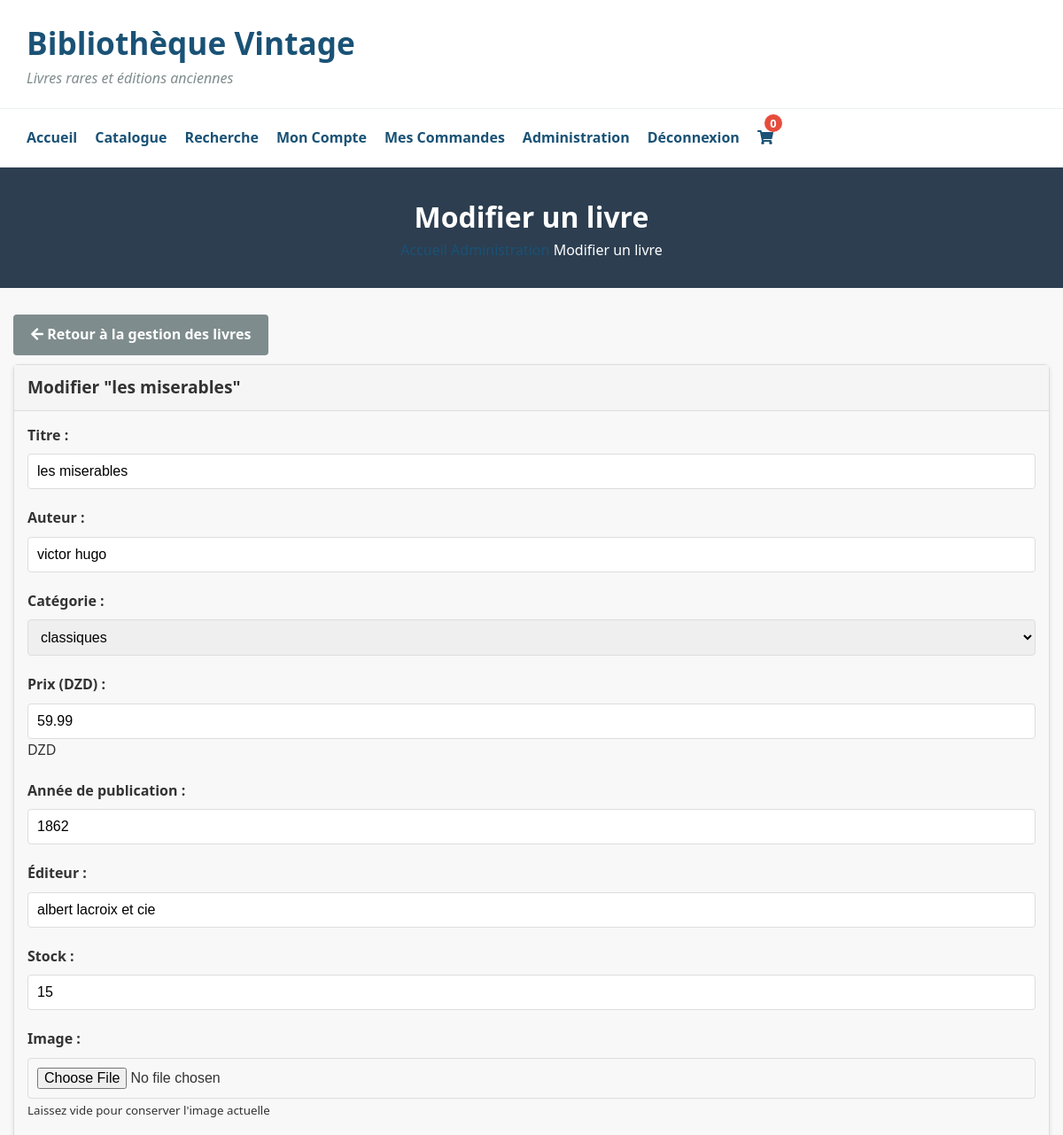
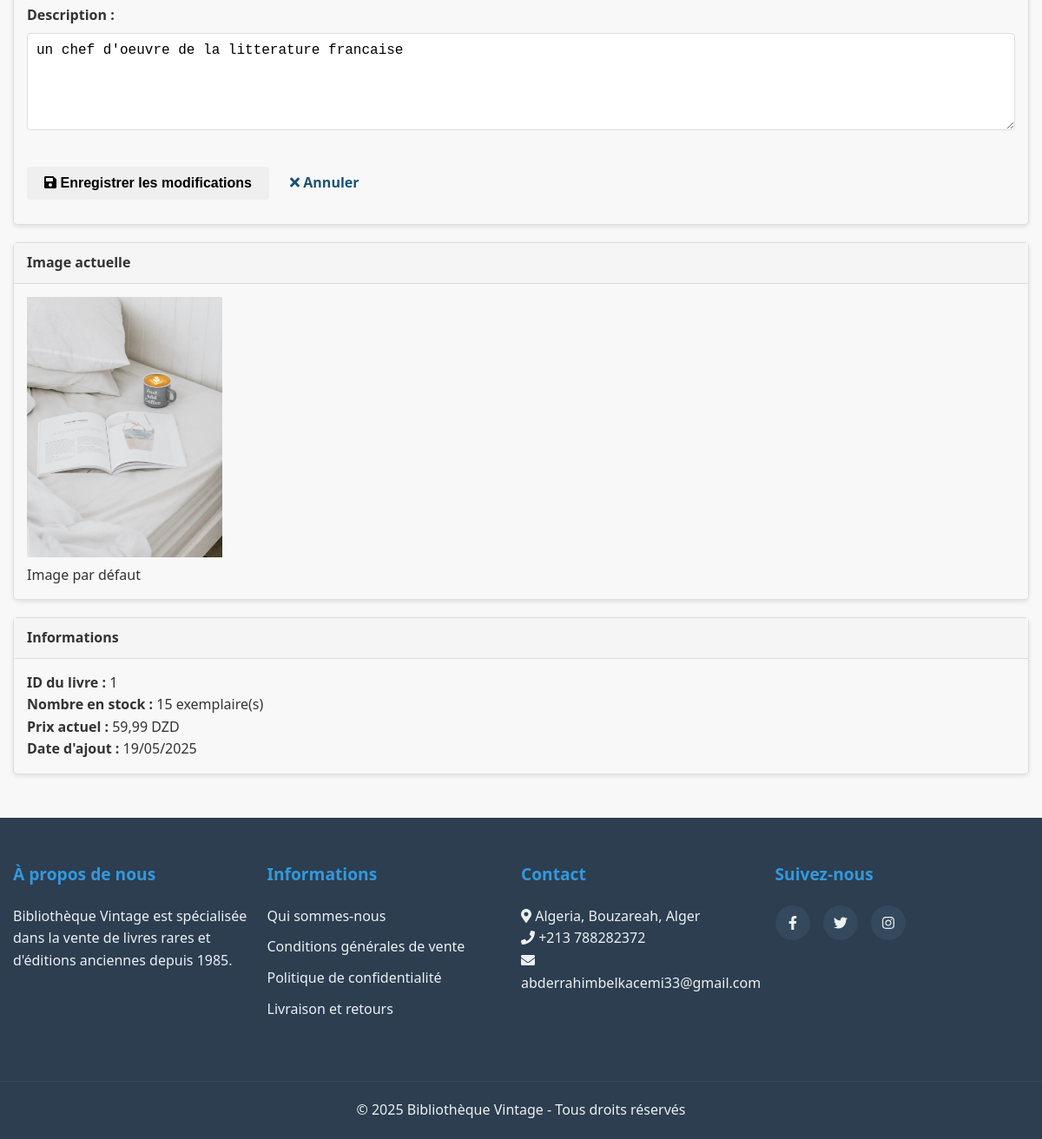
Screenshot of /modifier_livre.php?id=1 (signed in) with the database file from the repository (2 pictures, top to bottom).
### tables this page shows
create table livres (
    id_livre int auto_increment primary key,
    titre varchar(200) not null,
    auteur varchar(100) not null,
    id_categorie int,
    description text,
    prix decimal(10, 2) not null,
    annee_publication int,
    editeur varchar(100),
    stock int not null default 0,
    image varchar(255),
    date_ajout datetime default current_timestamp,
    foreign key (id_categorie) references categories(id_categorie)
);

create table categories (
    id_categorie int auto_increment primary key,
    nom varchar(100) not null,
    description text
);

### functions.php (called while the page is built, shortened)
<?php
function getLivreParId($id_livre)
{
    $conn = connectDB();
    $query = "SELECT l.*, c.nom as categorie_nom FROM Livres l
              LEFT JOIN Categories c ON l.id_categorie = c.id_categorie
              WHERE l.id_livre = ?";
    $stmt = $conn->prepare($query);
    $stmt->bind_param("i", $id_livre);
    $stmt->execute();
    $result = $stmt->get_result();
    $livre = $result->fetch_assoc();
    return $livre;
}
function getToutesCategories()
{
    $conn = connectDB();
    $query = "SELECT * FROM Categories ORDER BY nom";
    $result = $conn->query($query);
    $categories = [];
    while ($row = $result->fetch_assoc()) {
        $categories[] = $row;
    }
    return $categories;
}

### modifier_livre.php (the view, shortened to what this page needs)
<?php
require_once 'functions.php';
if (isset($_GET['id']) && is_numeric($_GET['id'])) {
    $id_livre = intval($_GET['id']);
    $livre = getLivreParId($id_livre);
} else {
    header('Location: admin.php');
    exit;
}
$categories = getToutesCategories();
include 'header.php';
?>
<section class="page-header bg-light py-4">
    <div class="container">
        <h2 class="mb-0">Modifier un livre</h2>
        <nav class="breadcrumb bg-transparent p-0 mb-0">
            <a class="breadcrumb-item" href="index.php">Accueil</a>
            <a class="breadcrumb-item" href="admin.php">Administration</a>
            <span class="breadcrumb-item active">Modifier un livre</span>
        </nav>
    </div>
</section>
<section class="modifier-livre py-5">
    <div class="container">
        <div class="row mb-4">
            <div class="col-12">
                <a href="admin.php#gerer-livres" class="btn btn-secondary">
                    <i class="fas fa-arrow-left mr-2"></i> Retour à la gestion des livres
                </a>
            </div>
        </div>
        <div class="row">
            <div class="col-lg-8">
                <div class="card shadow-sm">
                    <div class="card-header bg-primary text-white">
                        <h3 class="card-title mb-0">Modifier "<?php echo htmlspecialchars($livre['titre']); ?>"</h3>
                    </div>
                    <div class="card-body">
                        <form method="post" action="modifier_livre.php?id=<?php echo $id_livre; ?>" enctype="multipart/form-data">
                            <div class="row">
                                <div class="col-md-6">
                                    <div class="form-group">
                                        <label for="titre"><strong>Titre :</strong></label>
                                        <input type="text" id="titre" name="titre" class="form-control" value="<?php echo htmlspecialchars($livre['titre']); ?>" required>
                                    </div>
                                </div>
                                <div class="col-md-6">
                                    <div class="form-group">
                                        <label for="auteur"><strong>Auteur :</strong></label>
                                        <input type="text" id="auteur" name="auteur" class="form-control" value="<?php echo htmlspecialchars($livre['auteur']); ?>" required>
                                    </div>
                                </div>
                            </div>
                            <div class="row">
                                <div class="col-md-6">
                                    <div class="form-group">
                                        <label for="categorie"><strong>Catégorie :</strong></label>
                                        <select id="categorie" name="categorie" class="form-control" required>
                                            <?php foreach ($categories as $categorie): ?>
                                                <option value="<?php echo $categorie['id_categorie']; ?>" <?php echo ($categorie['id_categorie'] == $livre['id_categorie']) ? 'selected' : ''; ?>>
                                                    <?php echo htmlspecialchars($categorie['nom']); ?>
                                                </option>
                                            <?php endforeach; ?>
                                        </select>
                                    </div>
                                </div>
                                <div class="col-md-6">
                                    <div class="form-group">
                                        <label for="prix"><strong>Prix (DZD) :</strong></label>
                                        <div class="input-group">
                                            <input type="number" id="prix" name="prix" class="form-control" step="0.01" min="0" value="<?php echo $livre['prix']; ?>" required>
                                            <div class="input-group-append">
                                                <span class="input-group-text">DZD</span>
                                            </div>
                                        </div>
                                    </div>
                                </div>
                            </div>
                            <div class="row">
                                <div class="col-md-6">
                                    <div class="form-group">
                                        <label for="annee"><strong>Année de publication :</strong></label>
                                        <input type="number" id="annee" name="annee" class="form-control" min="1400" max="<?php echo date('Y'); ?>" value="<?php echo isset($livre['annee_publication']) ? $livre['annee_publication'] : ''; ?>">
                                    </div>
                                </div>
                                <div class="col-md-6">
                                    <div class="form-group">
                                        <label for="editeur"><strong>Éditeur :</strong></label>
                                        <input type="text" id="editeur" name="editeur" class="form-control" value="<?php echo htmlspecialchars($livre['editeur']); ?>">
                                    </div>
                                </div>
                            </div>
                            <div class="row">
                                <div class="col-md-6">
                                    <div class="form-group">
                                        <label for="stock"><strong>Stock :</strong></label>
                                        <input type="number" id="stock" name="stock" class="form-control" min="0" value="<?php echo $livre['stock']; ?>" required>
                                    </div>
                                </div>
                                <div class="col-md-6">
                                    <div class="form-group">
                                        <label for="image"><strong>Image :</strong></label>
                                        <input type="file" id="image" name="image" class="form-control-file" accept="image/*">
                                        <small class="form-text text-muted">Laissez vide pour conserver l'image actuelle</small>
                                    </div>
                                </div>
                            </div>
                            <div class="form-group">
                                <label for="description"><strong>Description :</strong></label>
                                <textarea id="description" name="description" class="form-control" rows="5"><?php echo htmlspecialchars($livre['description']); ?></textarea>
                            </div>
                            <div class="form-actions text-center mt-4">
                                <button type="submit" class="btn btn-success btn-lg px-5">
                                    <i class="fas fa-save mr-2"></i> Enregistrer les modifications
                                </button>
                                <a href="admin.php#gerer-livres" class="btn btn-outline-secondary btn-lg ml-2">
                                    <i class="fas fa-times mr-2"></i> Annuler
                                </a>
                            </div>
                        </form>
                    </div>
                </div>
            </div>
            <div class="col-lg-4">
                <div class="card shadow-sm">
                    <div class="card-header bg-secondary text-white">
                        <h4 class="card-title mb-0">Image actuelle</h4>
                    </div>
                    <div class="card-body text-center">
                        <?php if (!empty($livre['image']) && file_exists('images/' . $livre['image'])): ?>
                            <img src="images/<?php echo $livre['image']; ?>" alt="<?php echo htmlspecialchars($livre['titre']); ?>" class="img-fluid mb-3" style="max-height: 300px;">
                            <p class="mb-0 text-muted"><?php echo $livre['image']; ?></p>
                        <?php else: ?>
                            <img src="images/default.jpg" alt="Image par défaut" class="img-fluid mb-3" style="max-height: 300px;">
                            <p class="mb-0 text-muted">Image par défaut</p>
                        <?php endif; ?>
                    </div>
                </div>
                <div class="card shadow-sm mt-4">
                    <div class="card-header bg-info text-white">
                        <h4 class="card-title mb-0">Informations</h4>
                    </div>
                    <div class="card-body">
                        <p><strong>ID du livre :</strong> <?php echo $livre['id_livre']; ?></p>
                        <p><strong>Nombre en stock :</strong> <?php echo $livre['stock']; ?> exemplaire(s)</p>
                        <p><strong>Prix actuel :</strong> <?php echo number_format($livre['prix'], 2, ',', ' '); ?> DZD</p>
                        <?php if (isset($livre['date_ajout']) && !empty($livre['date_ajout'])): ?>
                            <p><strong>Date d'ajout :</strong> <?php echo date('d/m/Y', strtotime($livre['date_ajout'])); ?></p>
                        <?php endif; ?>
                    </div>
                </div>
            </div>
        </div>
    </div>
</section>
<?php include 'footer.php'; ?>

### rows the page displays
livres: titre "les miserables", auteur "victor hugo", categorie "classiques", prix "59.99", annee "1862", editeur "albert lacroix et cie", stock "15", description "un chef d'oeuvre de la litterature francaise", id_livre "1", prix "59,99", date_ajout "19/05/2025"

### other values shown
$nbArticles "0"
